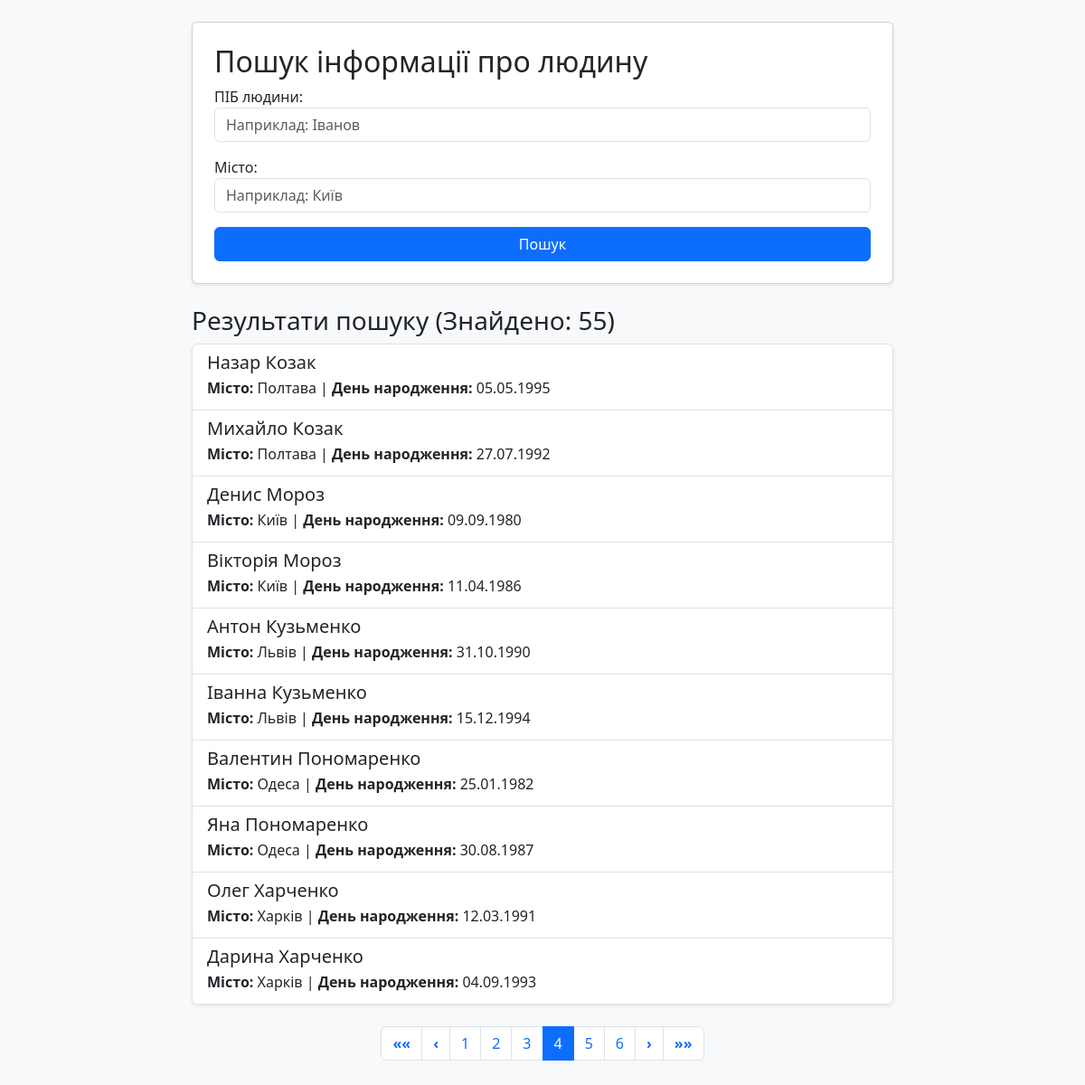
The app's page /people/search/?page=4 with its own data.
### people/models.py (models this page shows, shortened)
class Person(models.Model):
    full_name = models.CharField("ПІБ", max_length=50)
    city = models.CharField("Місто", max_length=50)
    email = models.EmailField("Email", null=True)
    birthday = models.DateField("День народження")

### people/views.py (the view)
# urls.py: path('search/', views.search_people, name='search_people'),
def search_people(request):
    form = PersonSearchForm(request.GET or None)
    results = Person.objects.all()
    if form.is_valid():
        full_name = form.cleaned_data.get('full_name')
        city = form.cleaned_data.get('city')
        if full_name:
            results = results.filter(
                full_name__icontains=full_name
            )
        if city:
            results = results.filter(
                city__icontains=city
            )
    paginator = Paginator(results, 10)
    page_number = request.GET.get('page', 1)
    page_obj = paginator.get_page(page_number)
    query_params = request.GET.copy()
    if 'page' in query_params:
        del query_params['page']
    return render(request, 'people/search.html', {
        'form': form,
        'page_obj': page_obj,
        'query_params': query_params.urlencode(),
    })

### people/forms.py
class PersonSearchForm(forms.Form):
    full_name = forms.CharField(
        required=False,
        label="ПІБ людини",
        widget=forms.TextInput(attrs={
            'class': 'form-control',
            'placeholder': 'Наприклад: Іванов'
        })
    )
    city = forms.CharField(
        required=False,
        label="Місто",
        widget=forms.TextInput(attrs={
            'class': 'form-control',
            'placeholder': 'Наприклад: Київ'
        })
    )

### people/templates/people/search.html (shortened to what this page needs)
<!DOCTYPE html>
<html lang="uk">
<head>
    <link rel="stylesheet" href="https://cdn.jsdelivr.net/npm/bootstrap@5.3.0/dist/css/bootstrap.min.css">
</head>
<body class="bg-light p-4">
    <div class="container" style="max-width: 800px;">
        <div class="card p-4 shadow-sm mb-4">
            <h2>Пошук інформації про людину</h2>
            <form method="get">
                {{ form.as_p }}
                <button class="btn btn-primary w-100"
                        type="submit">
                    Пошук
                </button>
            </form>
        </div>
        <h3>
            Результати пошуку
            (Знайдено: {{ page_obj.paginator.count }})
        </h3>
        {% if page_obj %}
            <div class="list-group mb-4 shadow-sm">
                {% for person in page_obj %}
                    <div class="list-group-item list-group-item-action">
                        <h5 class="mb-1">{{ person.full_name }}</h5>
                        <p class="mb-1">
                            <strong>Місто:</strong> {{ person.city }} |
                            <strong>День народження:</strong> {{ person.birthday|date:"d.m.Y"}}
                        </p>
                    </div>
                {% endfor %}
            </div>
            <nav>
                <ul class="pagination justify-content-center">
                    {% if page_obj.has_previous %}
                        <li class="page-item">
                            <a href="?page=1{% if query_params %}&{{ query_params }}{% endif %}"
                               class="page-link fw-bold" aria-label="Перша">
                                &laquo;&laquo;
                            </a>
                        </li>
                        <li class="page-item">
                            <a href="?page={{ page_obj.previous_page_number }}{% if query_params %}&{{ query_params }}{% endif %}"
                               class="page-link fw-bold" aria-label="Назад">
                                &lsaquo;
                            </a>
                        </li>
                    {% endif %}
                    {% for num in page_obj.paginator.page_range %}
                        <li class="page-item {% if page_obj.number == num %} active {% endif %}">
                            <a href="?page={{ num }}{% if query_params %}&{{ query_params }}{% endif %}"
                               class="page-link">
                                {{ num }}
                            </a>
                        </li>
                    {% endfor %}
                    {% if page_obj.has_next %}
                        <li class="page-item">
                            <a href="?page={{ page_obj.next_page_number }}{% if query_params %}&{{ query_params }}{% endif %}"
                               class="page-link fw-bold" aria-label="Вперед">
                                &rsaquo;
                            </a>
                        </li>
                        <li class="page-item">
                            <a href="?page={{ page_obj.paginator.num_pages }}{% if query_params %}&{{ query_params }}{% endif %}"
                               class="page-link fw-bold" aria-label="Остання">
                                &raquo;&raquo;
                            </a>
                        </li>
                    {% endif %}
                </ul>
            </nav>
        {% else %}
            <div class="alert alert-warning">
                Нікого не знайдено за вказаними критеріями
            </div>
        {% endif %}
    </div>
</body>
</html>

### records on screen
Person: full_name "Назар Козак", city "Полтава", birthday "05.05.1995"
Person: full_name "Михайло Козак", city "Полтава", birthday "27.07.1992"
Person: full_name "Денис Мороз", city "Київ", birthday "09.09.1980"
Person: full_name "Вікторія Мороз", city "Київ", birthday "11.04.1986"
Person: full_name "Антон Кузьменко", city "Львів", birthday "31.10.1990"
Person: full_name "Іванна Кузьменко", city "Львів", birthday "15.12.1994"
Person: full_name "Валентин Пономаренко", city "Одеса", birthday "25.01.1982"
Person: full_name "Яна Пономаренко", city "Одеса", birthday "30.08.1987"
Person: full_name "Олег Харченко", city "Харків", birthday "12.03.1991"
Person: full_name "Дарина Харченко", city "Харків", birthday "04.09.1993"

### other values on screen
{{ page_obj.paginator.count }} "55"
{{ num }} "1" "2" "3" "4" "5" "6"
